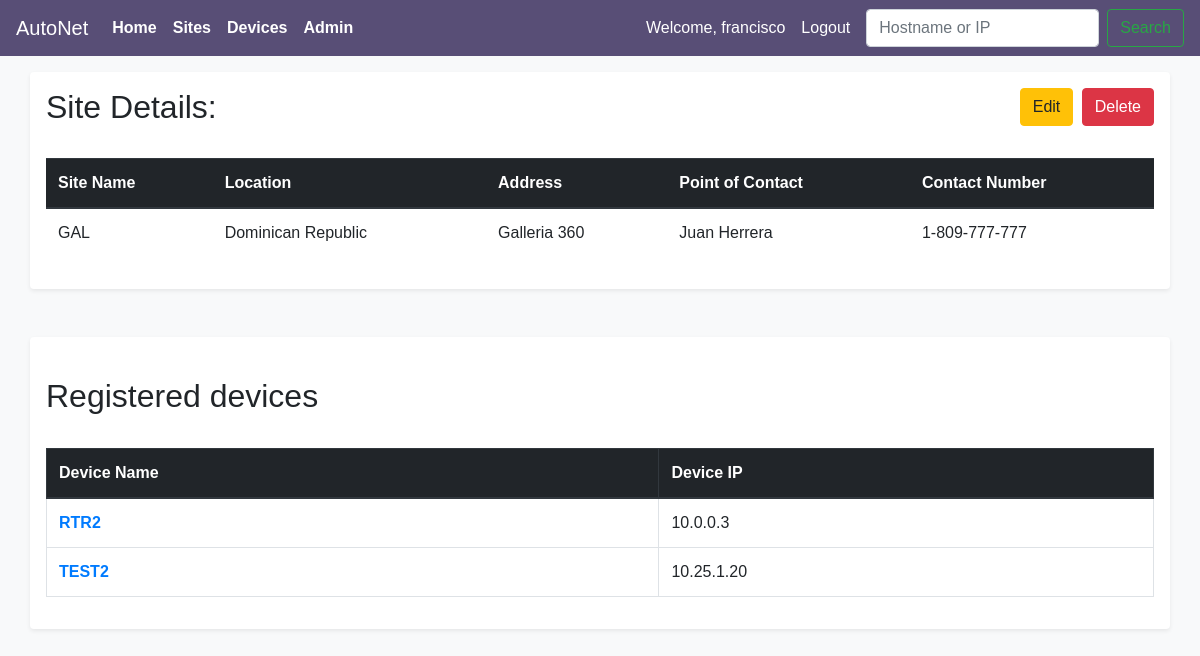
The app's page /sites/2 (signed in), older data.
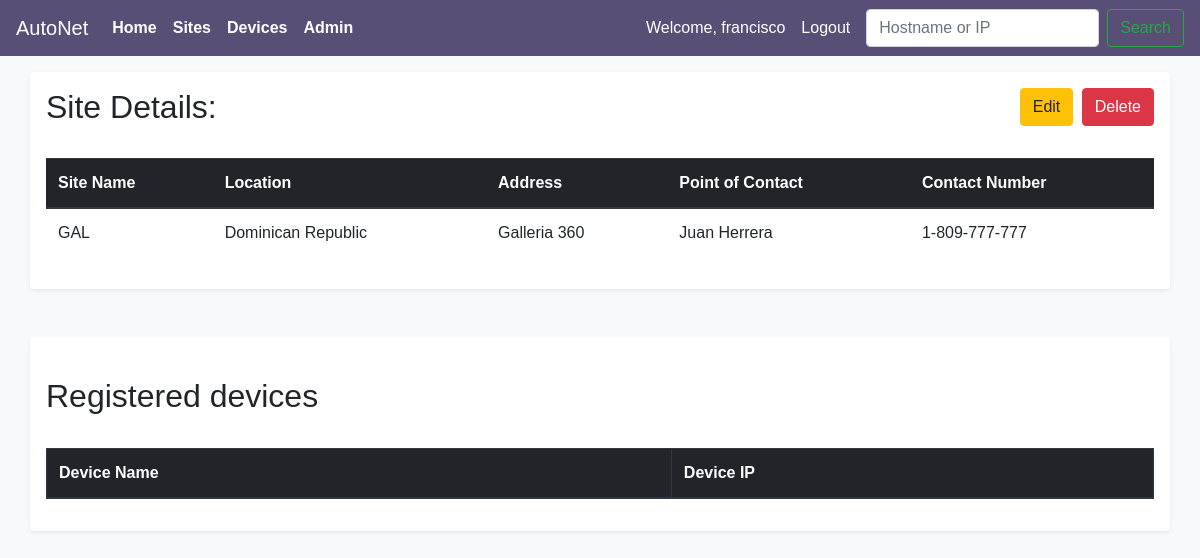
The same page, newer data.
### main_app/models.py (models this page shows, shortened)
class Devices(models.Model):
    VENDOR_LIST = (('C', 'Cisco'),
                                    ('J', 'Juniper'),
                                    ('A', 'Arista'),
                                    )
    device_name = models.CharField(max_length=100)
    device_ip = models.GenericIPAddressField()
    vendor = models.CharField(choices=VENDOR_LIST, max_length=10,
                                                default=VENDOR_LIST[0])
    site = models.ForeignKey(Sites,
                            on_delete=models.CASCADE,
                            related_name = 'devices',
                            )
    objects = models.Manager()

### main_app/views.py (the view)
# urls.py: path('sites/<int:pk>', views.SitesDetailView.as_view(), name='sitesdetail'),
class SitesDetailView(LoginRequiredMixin, DetailView):
    context_object_name = 'sites_detail'
    model = models.Sites
    template_name = 'main_app/sites_detail.html'

### main_app/templates/main_app/sites_detail.html
{% extends 'main_app/main_app_base.html' %}
{%block content %}
<div class="container shadow-sm p-3 mb-5 bg-white rounded">
  <div class="float-right">
    <a href="{% url 'main_app:updatesite' pk=sites_detail.id%}">
      <button class="btn btn-warning mr-1"type="submit">Edit</button>
    </a>
    <a href="{% url 'main_app:deletesite' pk=sites_detail.id%}">
      <button class="btn btn-danger"type="submit">Delete</button>
    </a>
  </div>
  <h2>Site Details:</h2>
  <br>
  <table class="table">
    <thead  class="thead-dark">
      <th>Site Name</th>
      <th>Location</th>
      <th>Address</th>
      <th>Point of Contact</th>
      <th>Contact Number</th>
    </thead>
    <tr>
      <td>{{sites_detail.site_name}}</td>
      <td>{{sites_detail.site_location}}</td>
      <td>{{sites_detail.site_address}}</td>
      <td>{{sites_detail.site_poc_name}}</td>
      <td>{{sites_detail.site_poc_number}}</td>
    </tr>
  </table>
</div>
<div class="container shadow-sm p-3 mb-5 bg-white rounded">
  <br>
  <h2>Registered devices</h2>
  <br>
  <table class="table table-bordered">
    <thead  class="thead-dark">
      <th>Device Name</th>
      <th>Device IP</th>
    </thead>
    {% for device in sites_detail.devices.all %}
      <tr>
        <td><a href="{% url 'main_app:devicedetail' pk=device.id%}"><strong>{{device.device_name}}</strong></a></td>
        <td>{{device.device_ip}}</td>
      </tr>
    {% endfor %}
  </table>
</div>
{%endblock content %}

Row changes from the older to the newer data that the page shows:
removed Devices: device_name "RTR2", device_ip "10.0.0.3"
removed Devices: device_name "TEST2", device_ip "10.25.1.20"
